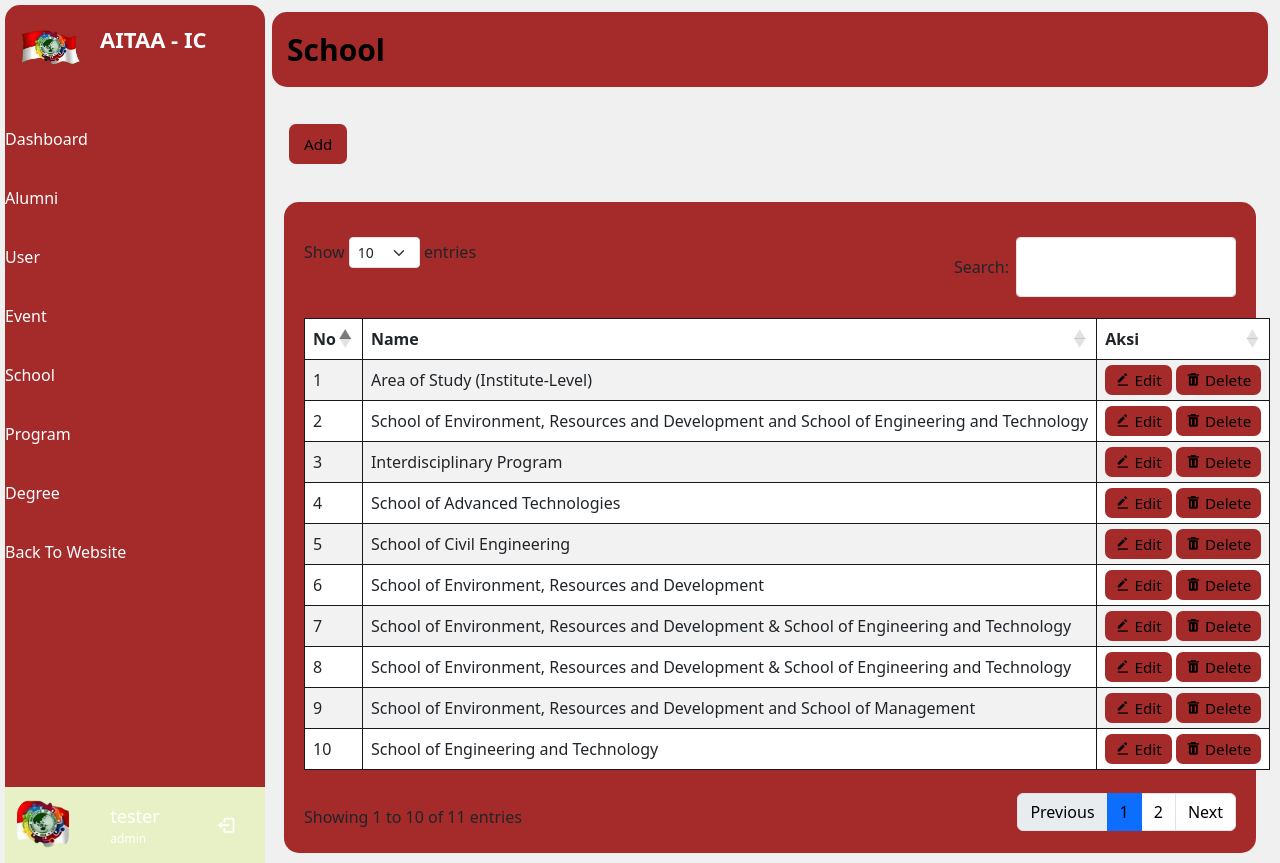
Screenshot of /admin/school/index.php (signed in) with the database file from the repository.
### tables this page shows
CREATE TABLE `school` (
  `id` int(5) NOT NULL,
  `School` varchar(89) DEFAULT NULL
);

### admin/school/index.php (the view, shortened to what this page needs)
<?php
if ($_SESSION['status_login'] == true) {
    if ($_SESSION['role_id'] == 1) {
        require_once('../include/header.php');
    } else {
        $_SESSION['alert'] = 1;
        $_SESSION['status'] = 'Failed!!';
        $_SESSION['status_icon'] = 'error';
        $_SESSION['status_text'] = 'Your Not Admin';
        echo '<script>window.location="../../user/"</script>';
    }
} else {
    echo '<script>window.location="../../auth/"</script>';
}
?>
<span class="text">School</span>
</div>
<div class="home-content">
    <div class="container create" style="margin-top:-25px !important">
        <div class="row">
            <div class="col-md-auto mb-3">
                <div class="btn-submit">
                    <a class="button" href="addSchool.php">Add</a>
                </div>
            </div>
        </div>
    </div>
    <div class="container">
        <div class="row ">
            <div class="col ">
                <div class="tableProduct">
                    <table id="datatable-responsive" class="table table-striped table-bordered dt-responsive nowrap" style="width:100%;">
                        <thead>
                            <tr>
                                <th>No</th>
                                <th>Name</th>
                                <th>Aksi</th>
                            </tr>
                        </thead>
                        <tbody>
                            <?php
                            $no = 1;
                            $school = mysqli_query($conn, "SELECT * FROM school ORDER BY id ");
                            if (mysqli_num_rows($school) > 0) {
                                while ($row = mysqli_fetch_array($school)) {
                            ?>
                                    <tr>
                                        <td>
                                            <?php echo $no++ ?>
                                        </td>
                                        <td>
                                            <?php echo $row['School'] ?>
                                        </td>
                                        <td>
                                            <a class="button-table" href="editSchool.php?ids=<?php echo $row['id'] ?>"><i class='bx bxs-edit-alt me-1'></i>Edit</a>
                                            <a class="button-table" id="delete" href="../include/delete.php?ids=<?php echo $row['id'] ?>"><i class='bx bxs-trash me-1'></i>Delete</a>
                                        </td>
                                    </tr>
                                <?php }
                            } ?>
                        </tbody>
                    </table>
                </div>
            </div>
        </div>
    </div>
</div>
</section>
<?php
require_once('../include/footer.php');
?>

### admin/assets/css/side.css (style rules this page uses)
:root { --header-height: 3.5rem; --nav-width: 219px; --side-background-color: #3f6433; --first-color: #ffffff; --second-color: #47531b; --title-color: #19181B; --text-color: #000000; --text-color-light: #ffffff; --body-color: #ffffffe5; --container-color: #FFFFFF; }
body { background: #f0f0f0; }
.home-content { display: flex; align-items: center; flex-wrap: wrap; }

### admin/assets/css/styles.css (style rules this page uses)
:root { --header-height: 3.5rem; --nav-width: 219px; --side-background-color: brown; --first-color:#e8f1c5; --second-color: brown; --primarycolor: brown; --secondarycolor: white; --title-color: #19181B; --text-color: #ffffff; --text-color-light: #ffffff; --body-color: #ffffffe5; --container-color: brown; }
a { text-decoration: none; color: black !important; }
.container { margin-top: 10px !important; }
.button { font-size: 0.95rem; padding: 10px 15px 10px 15px; border-radius: 7px; border: none; font-weight: 500; background-color: var(--second-color); }
.button-table { font-size: 0.95rem; padding: 5px 10px 5px 10px; border-radius: 7px; border: none; font-weight: 500; background-color: var(--second-color); }
.btn-submit { margin: 5px; }
.tableProduct { background-color: var(--container-color); padding: 20px; border-radius: 15px; margin-bottom: 10px; }
.table { border: #19181B; }
.row { margin-top: 15px; }

### rows the page displays
school: School "Area of Study (Institute-Level)"
school: School "School of Environment, Resources and Development and School of Engineering and Technology"
school: School "Interdisciplinary Program"
school: School "School of Advanced Technologies"
school: School "School of Civil Engineering"
school: School "School of Environment, Resources and Development"
school: School "School of Environment, Resources and Development & School of Engineering and Technology"
school: School "School of Environment, Resources and Development & School of Engineering and Technology"
school: School "School of Environment, Resources and Development and School of Management"
school: School "School of Engineering and Technology"
